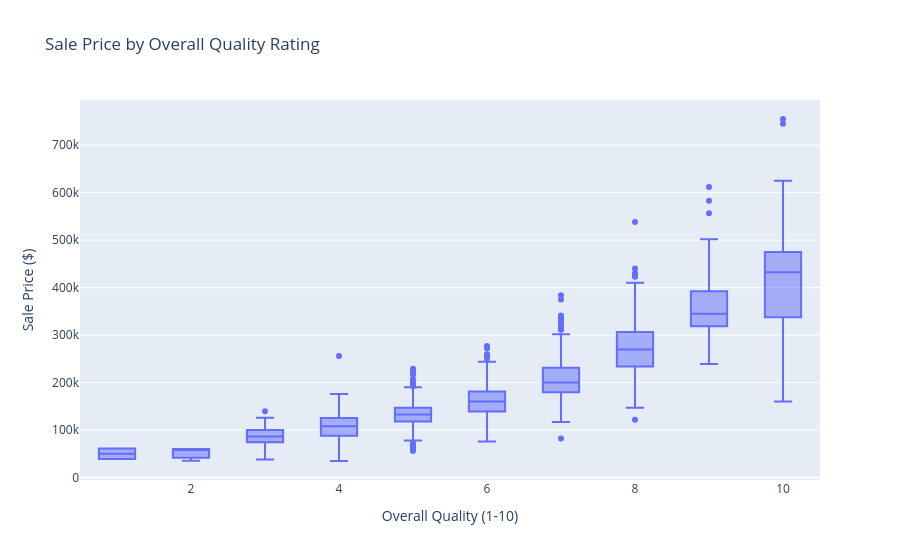

The notebook cell saved with this chart:
### Code cell
fig = px.box(
    df,
    x='OverallQual',
    y='SalePrice',
    title='Sale Price by Overall Quality Rating',
    labels={'OverallQual': 'Overall Quality (1-10)', 'SalePrice': 'Sale Price ($)'}
)
fig.show()

### Figure 1 — Plotly figure (JSON) as saved in the notebook; plotly's stock layout.template omitted (floating-point values rounded to 4 significant figures; data arrays with more than 128 entries replaced by an {"elided": "..."} marker saying what was removed)
{"data": [{"alignmentgroup": "True", "hovertemplate": "Overall Quality (1-10)=%{x}<br>Sale Price ($)=%{y}<extra></extra>", "legendgroup": "", "marker": {"color": "#636efa"}, "name": "", "notched": false, "offsetgroup": "", "orientation": "v", "showlegend": false, "type": "box", "x": {"elided": "1460 int values"}, "x0": " ", "xaxis": "x", "y": {"elided": "1460 int values"}, "y0": " ", "yaxis": "y"}], "layout": {"boxmode": "group", "legend": {"tracegroupgap": 0}, "title": {"text": "Sale Price by Overall Quality Rating"}, "xaxis": {"anchor": "y", "domain": [0, 1], "title": {"text": "Overall Quality (1-10)"}}, "yaxis": {"anchor": "x", "domain": [0, 1], "title": {"text": "Sale Price ($)"}}}}
